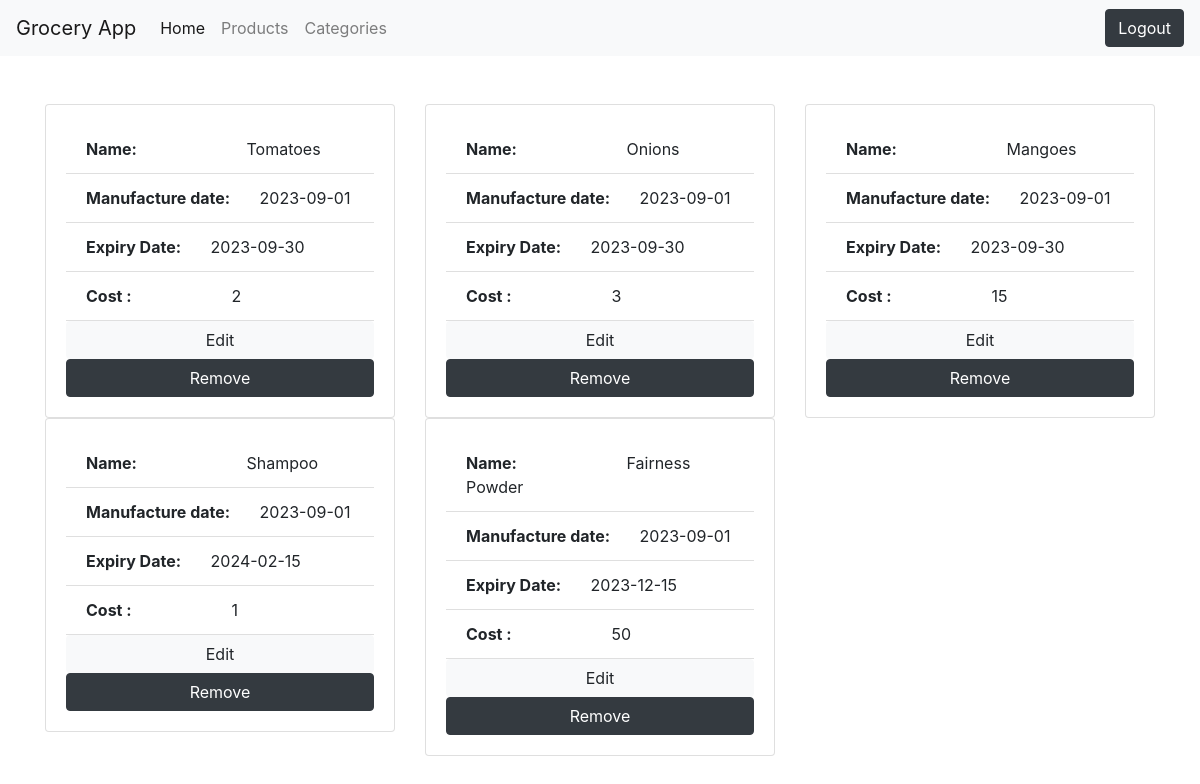
Page /view/product (signed in) on the committed database.
### app.py (models this page shows)
class Product(db.Model):
    product_id=db.Column(db.Integer,primary_key=True)
    product_name=db.Column(db.String(20),nullable=False)
    product_mdate=db.Column(db.Date,nullable=False)
    product_edate=db.Column(db.Date,nullable=False)
    product_cost=db.Column(db.Integer,nullable=False)
    product_stock=db.Column(db.Integer,nullable=False)
    category_id=db.Column(db.Integer,db.ForeignKey("category.category_id"),nullable=False)

### app.py (the view)
@app.route('/view/product')
@login_required
def view_product():
    sun=Product.query.all()
    return render_template("vp.html",sun=sun)

### app.py (called while the page is built)
@login_manager.user_loader
def load_admin(admin_id):
    return Admin.query.get(int(admin_id))

### templates/vp.html (shortened to what this page needs)
<!DOCTYPE html>
<html lang="en">
<head>
    <link rel="stylesheet" href="https://maxcdn.bootstrapcdn.com/bootstrap/4.5.2/css/bootstrap.min.css">
</head>
<body>
    <nav class="navbar navbar-expand-lg navbar-light bg-light">
        <a class="navbar-brand" href="#">Grocery App</a>
        <div class="collapse navbar-collapse" id="navbarNav">
            <ul class="navbar-nav">
                <li class="nav-item active">
                    <a class="nav-link" href="{{ url_for('admindashboard') }}">Home</a>
                </li>
                <li class="nav-item">
                    <a class="nav-link" href="{{ url_for('view_product') }}">Products</a>
                </li>
                <li class="nav-item">
                    <a class="nav-link" href="{{ url_for('view_category') }}">Categories</a>
                </li>
            </ul>
        </div>
        <div class="ml-auto">
            <a href="{{url_for('logout')}}" class="btn btn-dark">Logout</a>
        </div>
    </nav>
    <div class="container mt-5">
        <div class="row">
            {% for one in sun %}
                <div class="col-md-4">
                    <div class="card">
                        <div class="card-body">
                            <ul class="list-group list-group-flush">
                                <li class="list-group-item"><span style="margin-right: 100px"><Strong>Name:</Strong></span>  <span style="margin-left:5px;">{{one['product_name']}}</span></li>
                                <li class="list-group-item"><span style="margin-right: 25px"><Strong>Manufacture date:</Strong> </span> {{one['product_mdate']}}</li>
                                <li class="list-group-item"><span style="margin-right: 25px"><Strong>Expiry Date:</Strong></span>     {{one['product_edate']}}</li>
                                <li class="list-group-item"><span style="margin-right: 100px"><Strong>Cost :</Strong></span>{{one['product_cost']}}</li>
                                <a class="btn btn-light" href="/prod/update/{{one['product_id']}}" role="button">Edit</a>
                                <a class="btn btn-dark" href="/prod/delete/{{one['product_id']}}" role="button">Remove</a>
                            </ul>
                        </div>
                    </div>
                </div>
            {% endfor %}
        </div>
    </div>
</body>
</html>

### rows in the picture
Product: product_name "Tomatoes", product_mdate "2023-09-01", product_edate "2023-09-30", product_cost "2"
Product: product_name "Onions", product_mdate "2023-09-01", product_edate "2023-09-30", product_cost "3"
Product: product_name "Mangoes", product_mdate "2023-09-01", product_edate "2023-09-30", product_cost "15"
Product: product_name "Shampoo", product_mdate "2023-09-01", product_edate "2024-02-15", product_cost "1"
Product: product_name "Fairness Powder", product_mdate "2023-09-01", product_edate "2023-12-15", product_cost "50"
